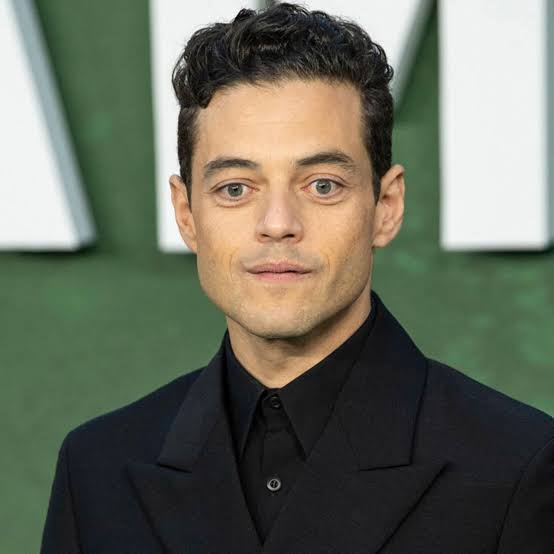
#> input picture photos/Rodri2/rodrifake.jpg, 554 x 554 px
$ python comparaRostros.py
#> lines starting #> are read from the running program, lines starting #| are printed output that depends on the picture; after the words box and inside, x2 and y2 are one past the last pixel; in counts of white or black regions, pixels touching at a corner belong together
import cv2 as cv
import numpy as np

face_cascade = cv.CascadeClassifier('./cascade/haarcascade_frontalface_alt.xml')
rostro = cv.CascadeClassifier('./cascade/haarcascade_frontalface_alt.xml')


def detectar_rostro_y_procesar(imagen):

    gray = cv.cvtColor(imagen, cv.COLOR_BGR2GRAY)

    rostros = face_cascade.detectMultiScale(gray, 1.3, 5)

    if len(rostros) > 0:
        x, y, w, h = rostros[0]
        rostro = gray[y:y+h, x:x+w]
        rostro = cv.resize(rostro, (100, 100), interpolation=cv.INTER_AREA)

        _, rostro = cv.threshold(rostro, 127, 255, cv.THRESH_BINARY)
        return rostro
    else:
        return None

def comparar_imagenes_binarias(img1, img2):
    if img1.shape != img2.shape:
        raise ValueError("Las imágenes deben tener el mismo tamaño para compararse.")

    total_pixels = img1.size
    matching_pixels = np.sum(img1 == img2)
    similitud = (matching_pixels / total_pixels) * 100
    return similitud

rostro1 = detectar_rostro_y_procesar(cv.imread('./photos/Rodri2/rodrifake.jpg'))
#> in detectar_rostro_y_procesar, `gray = cv.cvtColor(imagen, cv.COLOR_BGR2GRAY)`:
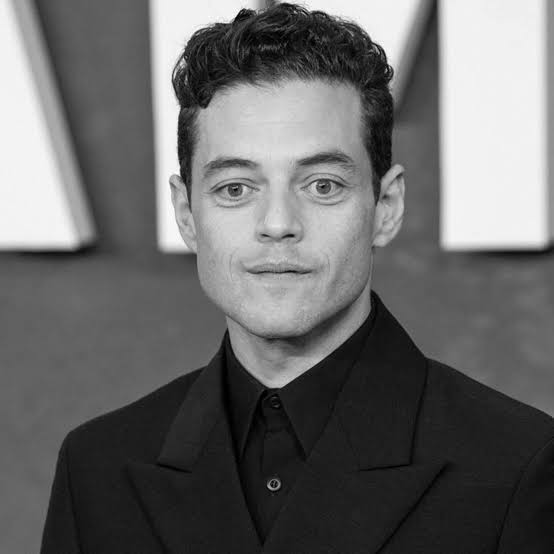
#> gray: shape (554, 554); min 0, max 255, mean 105.5
#> in detectar_rostro_y_procesar, imagen is the input picture: shape (554, 554, 3); mean B, G, R 93.8, 108, 105
#> in detectar_rostro_y_procesar, `rostros = face_cascade.detectMultiScale(gray, 1.3, 5)`: rostros = [[156, 84, 250, 250]]
#> in detectar_rostro_y_procesar, `x, y, w, h = rostros[0]`: x = 156; y = 84; w = 250
#> in detectar_rostro_y_procesar, `rostro = cv.resize(rostro, (100, 100), interpolation=cv.INTER_AREA)`:
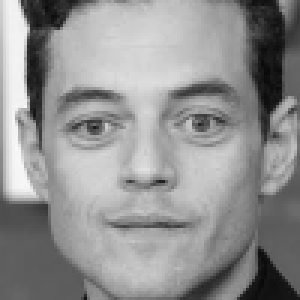
#> rostro: shape (100, 100) (shown 3 times larger); min 9, max 249, mean 145.3
#> in detectar_rostro_y_procesar, `_, rostro = cv.threshold(rostro, 127, 255, cv.THRESH_BINARY)`:
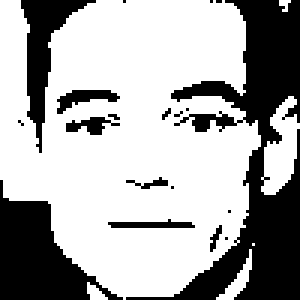
#> rostro: shape (100, 100) (shown 3 times larger); 66.6% white; 19 black regions (12 under 20 px), largest, box (x1, y1, x2, y2) and area: (42, 0, 100, 100) 1930, (0, 60, 41, 100) 771, (7, 0, 32, 51) 389
rostro2 = detectar_rostro_y_procesar(cv.imread('./photos/Rodri2/rodrireal.jpg'))
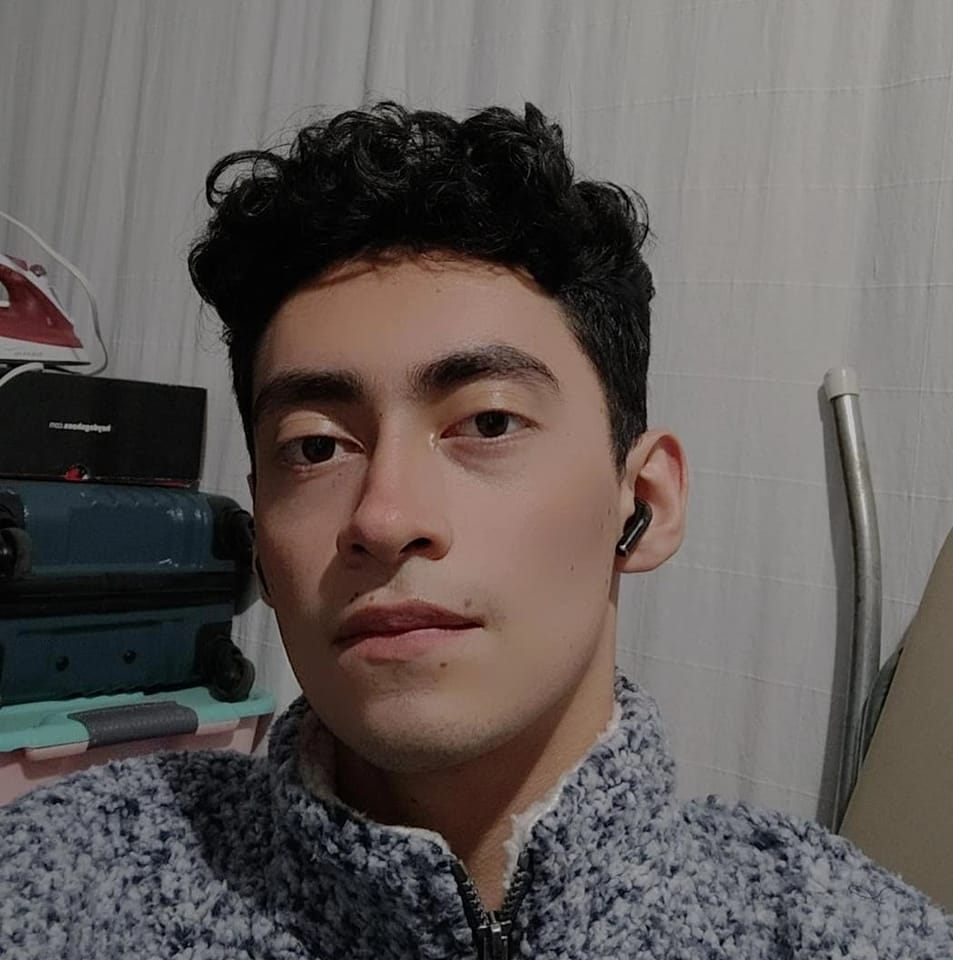
#> input picture photos/Rodri2/rodrireal.jpg, 953 x 960 px
#> in detectar_rostro_y_procesar (call 2), `gray = cv.cvtColor(imagen, cv.COLOR_BGR2GRAY)`:
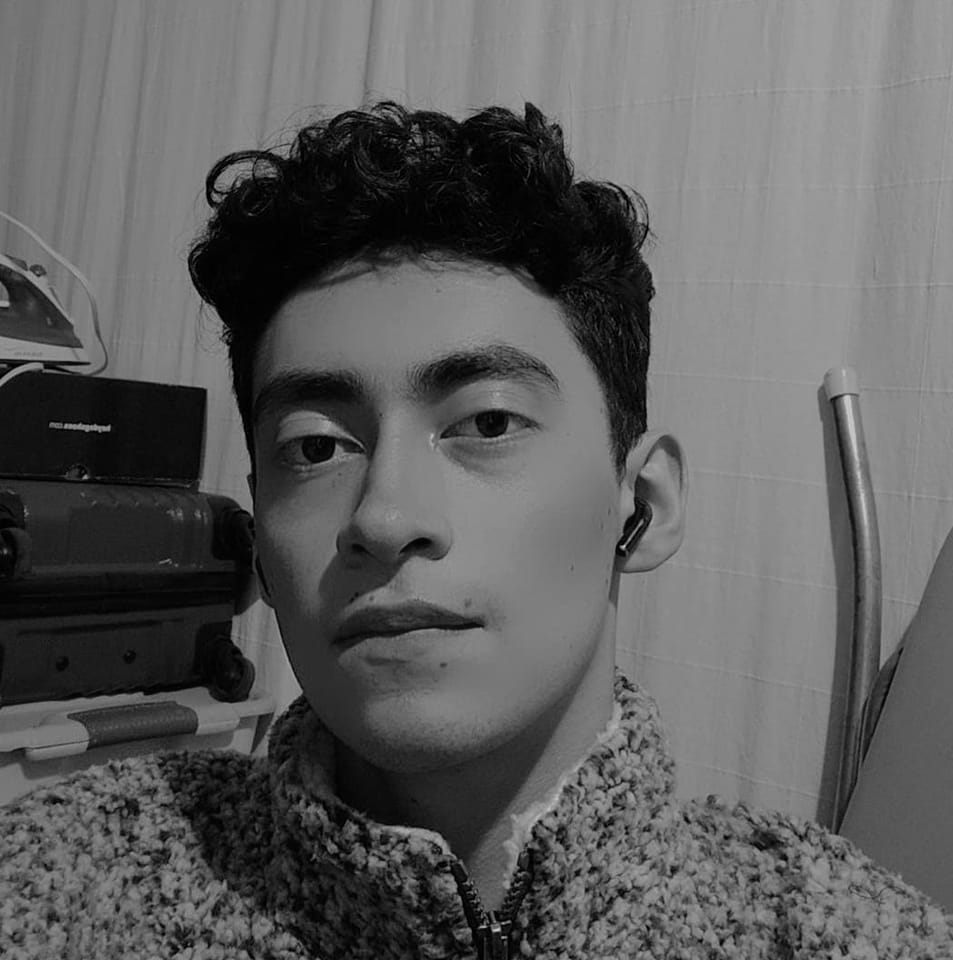
#> gray: shape (960, 953); min 0, max 206, mean 94.2
#> in detectar_rostro_y_procesar, imagen is the input picture: shape (960, 953, 3); mean B, G, R 90.3, 92.5, 98.8
#> in detectar_rostro_y_procesar (call 2), `rostros = face_cascade.detectMultiScale(gray, 1.3, 5)`: rostros = [[164, 230, 482, 482]]
#> in detectar_rostro_y_procesar (call 2), `x, y, w, h = rostros[0]`: x = 164; y = 230; w = 482
#> in detectar_rostro_y_procesar (call 2), `rostro = cv.resize(rostro, (100, 100), interpolation=cv.INTER_AREA)`:
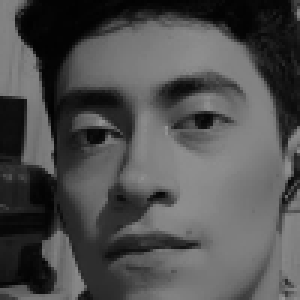
#> rostro: shape (100, 100) (shown 3 times larger); min 2, max 149, mean 79.4
#> in detectar_rostro_y_procesar (call 2), `_, rostro = cv.threshold(rostro, 127, 255, cv.THRESH_BINARY)`:
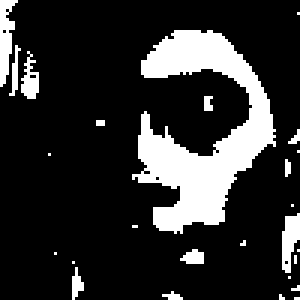
#> rostro: shape (100, 100) (shown 3 times larger); 18.2% white; 26 white regions (19 under 20 px), largest, box (x1, y1, x2, y2) and area: (44, 10, 92, 78) 1430, (0, 0, 6, 29) 99, (94, 71, 100, 91) 80

if rostro1 is not None and rostro2 is not None:
    similitud = comparar_imagenes_binarias(rostro1, rostro2)
#> in comparar_imagenes_binarias, `matching_pixels = np.sum(img1 == img2)`: matching_pixels = 4419
#> in comparar_imagenes_binarias, `similitud = (matching_pixels / total_pixels) * 100`: similitud = 44.19
#> similitud = 44.19
    print(f"Las imágenes comparten un {similitud:.2f}% de similitud.")
#| Las imágenes comparten un 44.19% de similitud.
else:
    print("No se encontraron rostros en una o ambas imágenes.")

cv.imshow("Rostro 1", rostro1)
cv.imshow("Rostro 2", rostro2)
cv.waitKey(0)
cv.destroyAllWindows()
